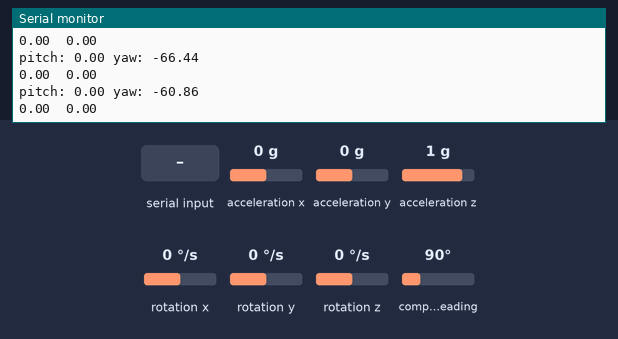
Bench run of a sketch on a simulated Arduino Uno, built with avr-gcc and run on an emulated ATmega328P. On the bench: the last lines printed to the serial monitor. The inputs (shaded band) are chosen by the test bench; at power-on: compass heading 90°, acceleration x 0 g, acceleration y 0 g, acceleration z 1 g, rotation x 0 °/s, rotation y 0 °/s, rotation z 0 °/s.

Above: at 2.2 s.
2.3 s: compass heading set to 7°
At 2.37 s:
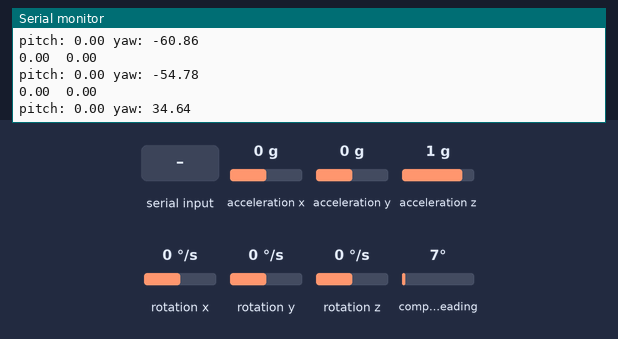
3.8 s: "0\n" received over Serial
5.3 s: byte 48 ('0') received over Serial
6.8 s: compass heading set to 90°
At 6.89 s:
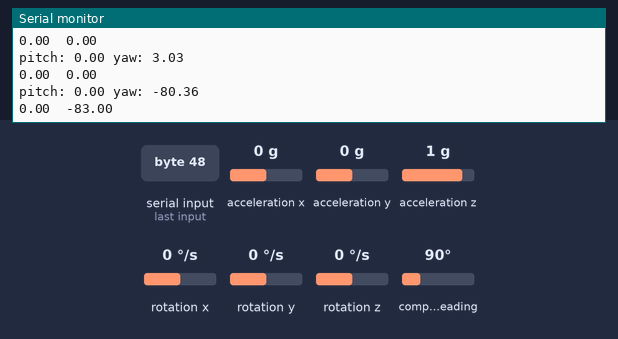
8.3 s: compass heading set to 269°
At 8.36 s:
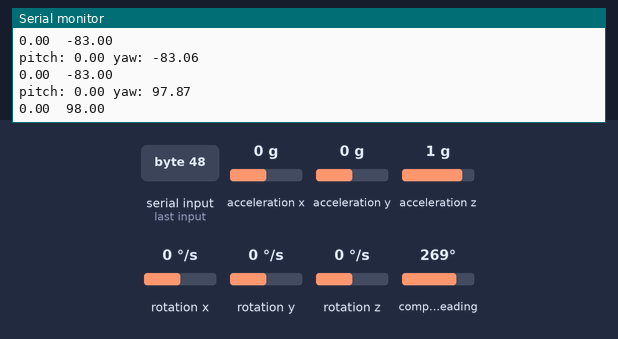
Timing chart, 0 to 11.3 s (numbered marks = the images above; inputs shaded):
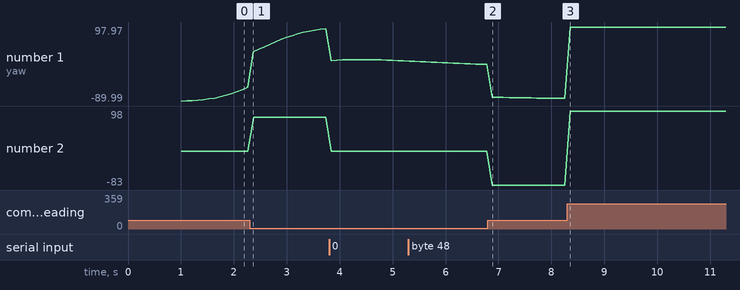

The sketch:

bno055_KalmanFilter.ino
```cpp
#include <SPI.h>
#include <Wire.h>
#include <Adafruit_Sensor.h>
#include <Adafruit_BNO055.h>
#include <utility/imumaths.h>
#include <Kalman.h>

/* Set the delay between fresh samples */
#define BNO055_SAMPLERATE_DELAY_MS (100)

// Check I2C device address and correct line below (by default address is 0x29 or 0x28)
//                                   id, address
Adafruit_BNO055 bno = Adafruit_BNO055(55, 0x28);

//double roll_bias = 0;
double pitch_bias = 0;
double yaw_bias = 0;

//初期化用
double initial_yaw = 0;
double initial_pitch = 0;

//for Kalman-filter
float kalAngleX;
float kalAngleY;
float kalScopeX;
float kalScopeY;
Kalman kalmanX;
Kalman kalmanY;
long lastMs = 0;
double pitch;
double yaw;
double pre_pitch;
double pre_yaw;


int sign(double x) {
  int value = 0;
  if (x > 0)
    value = 1;
  else if (x < 0)
    value = -1;

  return value;
}

static void Sensor_setup()
{
  /* Initialise the sensor */
  if (!bno.begin())
  {
    /* There was a problem detecting the BNO055 ... check your connections */
    Serial.print("Ooops, no BNO055 detected ... Check your wiring or I2C ADDR!");
    while (1);
  }

  delay(1000);

  bno.setExtCrystalUse(true);
}

void setup() {
  Serial.begin(115200);
  Sensor_setup();

  /* Get a new sensor event */
  imu::Quaternion quat = bno.getQuat();
  double ysqr = quat.y() * quat.y();

  //  // roll (x-axis rotation)
  //  double t0 = +2.0 * (quat.w() * quat.x() + quat.y() * quat.z());
  //  double t1 = +1.0 - 2.0 * (quat.x() * quat.x() + ysqr);
  //  roll_bias = atan2(t0, t1) * 180 / PI;

  // pitch (y-axis rotation)
  double t2 = +2.0 * (quat.w() * quat.y() - quat.x() * quat.z());
  t2 = t2 > 1.0 ? 1.0 : t2;
  t2 = t2 < -1.0 ? -1.0 : t2;
  pitch_bias = asin(t2) * 180 / PI;

  // yaw (z-axis rotation)
  double t3 = +2.0 * (quat.w() * quat.z() + quat.x() * quat.y());
  double t4 = +1.0 - 2.0 * (ysqr + quat.z() * quat.z());
  yaw_bias = atan2(t3, t4) * 180 / PI;

  // Kalman-filterの初期値
  kalmanX.setAngle(yaw_bias);
  kalmanY.setAngle(pitch_bias);
  lastMs = micros();
}

void loop()
{
  /* Get a new sensor event */
  // クオータニオンの取得
  imu::Quaternion quat = bno.getQuat();
  double ysqr = quat.y() * quat.y();
  // 角速度の取得
  imu::Vector<3> gyroscope = bno.getVector(Adafruit_BNO055::VECTOR_GYROSCOPE);
  // rad/s to deg/s
  // kalScopeX = gyroscope.x()*57.3;
  // kalScopeY = gyroscope.y()*57.3;

  //  // roll (x-axis rotation)
  //  double t0 = +2.0 * (quat.w() * quat.x() + quat.y() * quat.z());
  //  double t1 = +1.0 - 2.0 * (quat.x() * quat.x() + ysqr);
  //  double roll = atan2(t0, t1) * 180 / PI;

  // pitch (y-axis rotation)
  double t2 = +2.0 * (quat.w() * quat.y() - quat.x() * quat.z());
  t2 = t2 > 1.0 ? 1.0 : t2;
  t2 = t2 < -1.0 ? -1.0 : t2;
  pitch = asin(t2) * 180 / PI;

  // yaw (z-axis rotation)
  double t3 = +2.0 * (quat.w() * quat.z() + quat.x() * quat.y());
  double t4 = +1.0 - 2.0 * (ysqr + quat.z() * quat.z());
  yaw = atan2(t3, t4) * 180 / PI;

  //  roll -= roll_bias;
  pitch -= pitch_bias;
  yaw -= yaw_bias;

  // //If you wanna adjust from -180 to 180, uncomment the following code
  //
  //  while (abs(roll) > 180) {
  //    roll -= sign(roll) * 360;
  //  }
  //
  //  while (abs(pitch) > 180) {
  //    pitch -= sign(pitch) * 360;
  //  }
  //
  //  while (abs(yaw) > 180) {
  //    yaw -= sign(yaw) * 360;
  //  }

  // 姿勢の初期化：Unity側から"0"を受け取ると，その姿勢を原点とした角度に設定
   if ( Serial.available() ) {
    char mode = Serial.read();
    switch (mode) {
      case '0' :
        initial_pitch = pitch;
        initial_yaw = yaw;
        break;
      default:
        break;
    }
  }
  pitch = pitch - initial_pitch;
  yaw = yaw - initial_yaw;

  //角度補正（１８０度地点の調整）
  if(pitch > 180){
    pitch = pitch - 360;
  }else if(pitch < -180){
    pitch = pitch + 360;
  }
  if(yaw > 180){
    yaw = yaw - 360;
  }else if(yaw < -180){
    yaw = yaw + 360;
  }

  // 微小時間
  float dt = (micros() - lastMs) / 1000000.0;
  lastMs = micros();
  // 角速度
  kalScopeX = (yaw - pre_yaw) / dt;
  kalScopeY = (pitch - pre_pitch) / dt;
  // Kalman-filter
  kalAngleX = kalmanX.getAngle(yaw, kalScopeX, dt);
  kalAngleY = kalmanY.getAngle(pitch, kalScopeY, dt);
  pre_yaw = yaw;
  pre_pitch = pitch;

  Serial.println("");
  Serial.print("pitch: ");
  Serial.print(kalAngleY);
  Serial.print(" yaw: ");
  Serial.print(kalAngleX);

  /* New line for the next sample */
  Serial.println("");

  //  Serial.printf(roll);
  Serial.print(pitch);
  Serial.print("\t");
  Serial.print(yaw);
  Serial.print("\n");

  /* Wait the specified delay before requesting next data */
  delay(BNO055_SAMPLERATE_DELAY_MS);
}
```

Measured:
- after the input at 2.3 s, the serial monitor: prints a new line after 0.07 s (image 1)
- after the input at 6.8 s, the serial monitor: prints a new line after 0.09 s (image 2)
- after the input at 8.3 s, the serial monitor: prints a new line after 0.06 s (image 3)
- plotted number 1: -54.78 → 94.11 after the input at 2.3 s, 94.11 → 11.99 after the input at 3.8 s, 3.03 → -83.06 after the input at 6.8 s, -83.06 → 97.97 after the input at 8.3 s
- plotted number 2: 0 → 83 after the input at 2.3 s, 0 → -83 after the input at 6.8 s, -83 → 98 after the input at 8.3 s
